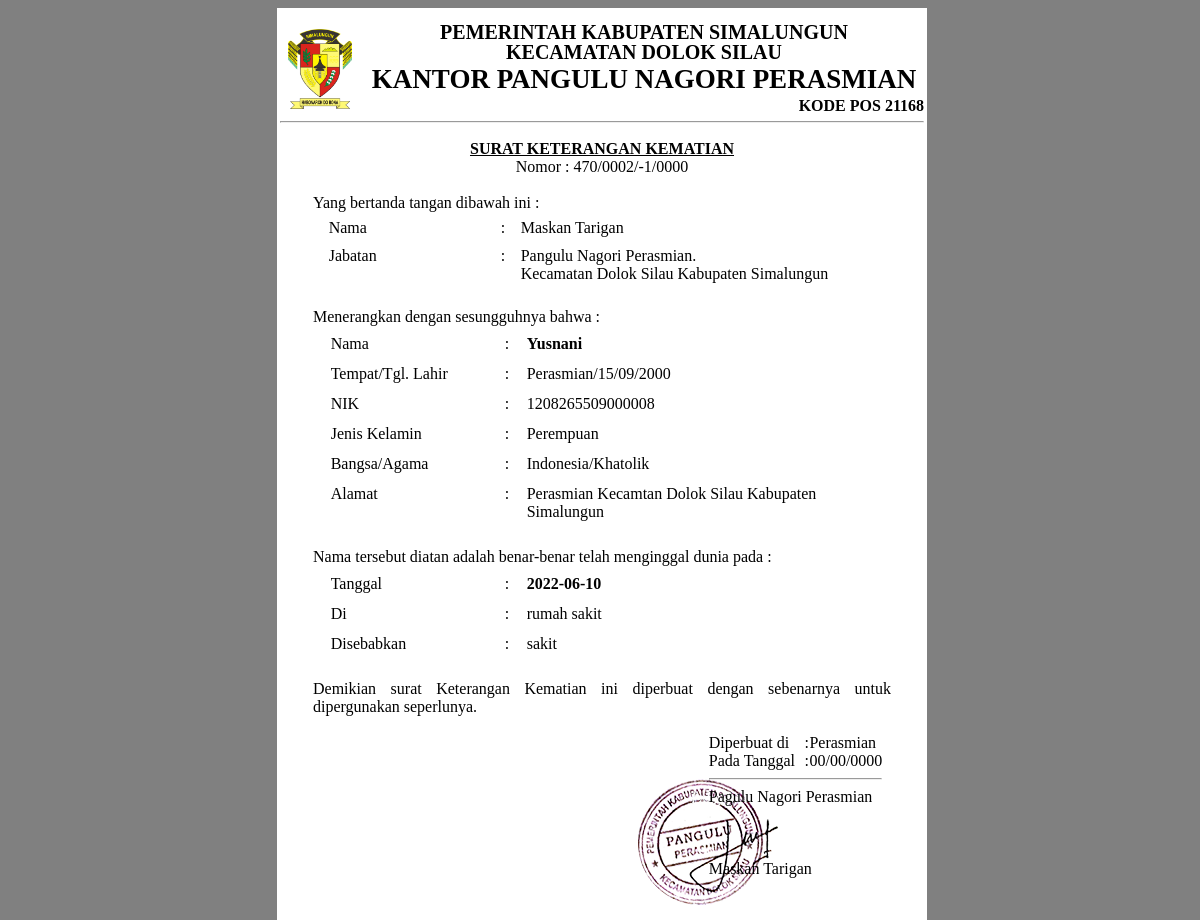
/surat_keterangan_kematian.php?nomor=2, run on the app's committed database.
### tables this page shows
CREATE TABLE `tb_surat_kematian` (
  `nomor` int(10) NOT NULL,
  `tanggal` date NOT NULL,
  `nik` varchar(20) NOT NULL,
  `alamat` longtext NOT NULL,
  `tanggal_meninggal` date NOT NULL,
  `di` varchar(30) NOT NULL,
  `disebabkan` varchar(60) NOT NULL,
  `tanggal_disetujui` date NOT NULL,
  `status` varchar(20) NOT NULL,
  `pemohon` varchar(20) NOT NULL
);

CREATE TABLE `tb_kepala_desa` (
  `nik` varchar(20) NOT NULL,
  `nomor_kk` varchar(20) NOT NULL,
  `nama` varchar(30) NOT NULL,
  `jenis_kelamin` varchar(20) NOT NULL,
  `tempat_lahir` varchar(30) NOT NULL,
  `tanggal_lahir` date NOT NULL,
  `alamat` text NOT NULL,
  `kode_pos` varchar(15) NOT NULL,
  `rt_rw` varchar(30) NOT NULL,
  `kelurahan` varchar(30) NOT NULL,
  `kecamatan` varchar(30) NOT NULL,
  `kabupaten` varchar(30) NOT NULL,
  `provinsi` varchar(30) NOT NULL,
  `agama` varchar(30) NOT NULL,
  `status_perkawinan` varchar(30) NOT NULL,
  `kewarganegaraan` varchar(30) NOT NULL,
  `telepon` varchar(13) NOT NULL,
  `status` varchar(20) NOT NULL,
  `kata_sandi` varchar(20) NOT NULL
);

CREATE TABLE `tb_penduduk` (
  `nik` varchar(20) NOT NULL,
  `nomor_kk` varchar(20) NOT NULL,
  `nama` varchar(30) NOT NULL,
  `jenis_kelamin` varchar(20) NOT NULL,
  `tempat_lahir` varchar(30) NOT NULL,
  `tanggal_lahir` date NOT NULL,
  `alamat` text NOT NULL,
  `kode_pos` varchar(15) NOT NULL,
  `rt_rw` varchar(30) NOT NULL,
  `kelurahan` varchar(30) NOT NULL,
  `kecamatan` varchar(30) NOT NULL,
  `kabupaten` varchar(30) NOT NULL,
  `provinsi` varchar(30) NOT NULL,
  `agama` varchar(30) NOT NULL,
  `status_perkawinan` varchar(30) NOT NULL,
  `pekerjaan` varchar(30) NOT NULL,
  `kewarganegaraan` varchar(30) NOT NULL,
  `telepon` varchar(13) NOT NULL,
  `hubungan_keluarga` varchar(30) NOT NULL,
  `status` varchar(20) NOT NULL,
  `kata_sandi` varchar(20) NOT NULL
);

### surat_keterangan_kematian.php (the view, shortened to what this page needs)
<body>
<?php
include("koneksi.php");
$query_surat =mysqli_query($db,"select * from tb_surat_kematian where nomor='".$_GET["nomor"]."'");
$periode="-";
if (mysqli_num_rows($query_surat)>0){
	$data_surat=mysqli_fetch_array($query_surat);
	$nomor=$data_surat["nomor"];
	if($nomor<10){
		$nomor="000".$nomor;
	}elseif($nomor<100){
		$nomor="00".$nomor;
	}elseif($nomor<1000){
		$nomor="0".$nomor;
	}else{
		$nomor=$nomor;
	}
	$tanggal_disetujui=substr($data_surat["tanggal_disetujui"],8,2)."/".substr($data_surat["tanggal_disetujui"],5,2)."/".substr($data_surat["tanggal_disetujui"],0,4);
	$tahun_disetujui=substr($data_surat["tanggal_disetujui"],0,4);
	$bulan_disetujui=substr($data_surat["tanggal_disetujui"],5,2);
	if($bulan_disetujui<7){
		$periode=($tahun_disetujui-1)."/".$tahun_disetujui;
	}else{
		$periode=$tahun_disetujui."/".($tahun_disetujui+1);
	}
	$nik=$data_surat["nik"];
	$alamat=$data_surat["alamat"];
	$tanggal_meninggal=$data_surat["tanggal_meninggal"];
	$di=$data_surat["di"];
	$disebabkan=$data_surat["disebabkan"];
	$query_kades =mysqli_query($db,"select * from tb_kepala_desa");
	$nama_kades="-";
	if(mysqli_num_rows($query_kades)>0){
		$data_kades=mysqli_fetch_array($query_kades);
		$nama_kades=$data_kades["nama"];
	}
	$jabatan_kades="Pangulu Nagori Perasmian.<br>Kecamatan Dolok Silau Kabupaten Simalungun";
	$query_penduduk =mysqli_query($db,"select * from tb_penduduk where nik='".$nik."'");
	$nama="-";
	$tempat_lahir="-";
	$tanggal_lahir="-";
	$bangsa="Indonesia";
	$agama="-";
	$jenis_kelamin="-";
	if(mysqli_num_rows($query_penduduk)>0){
		$data_penduduk=mysqli_fetch_array($query_penduduk);
		$nama=$data_penduduk["nama"];
		$tempat_lahir=$data_penduduk["tempat_lahir"];
		$tanggal_lahir=substr($data_penduduk["tanggal_lahir"],8,2)."/".substr($data_penduduk["tanggal_lahir"],5,2)."/".substr($data_penduduk["tanggal_lahir"],0,4);
		$agama=$data_penduduk["agama"];
		$jenis_kelamin=$data_penduduk["jenis_kelamin"];
	}
	?>
        <table width="650" align="center" cellpadding="0" bgcolor="white" cellspacing="0" style="border:0px solid #989; border-radius:0px;">
          <tr>
            <td align="center"><br>
			<?php include("kop_surat.php");?>
				<table width="590" border="0" align="center" cellpadding="3" cellspacing="3">
				  <tr>
					<td width="590" bgcolor="" align="justify">
					<center>
						<u><b>SURAT KETERANGAN KEMATIAN</b></u><br>
						Nomor : <?php echo "470/".$nomor."/".$periode;?><br>
						<br>
					</center>
						Yang bertanda tangan dibawah ini :<br>
						<table width="97%" border="0" align="center" cellpadding="3" cellspacing="4">
							<tr>
								<td width="162">Nama</td>
								<td width="10">:</td>
								<td width="auto"><?php echo $nama_kades; ?></td>
							</tr>
							<tr>
								<td valign="top">Jabatan</td>
								<td valign="top">:</td>
								<td><?php echo $jabatan_kades; ?></td>
							</tr>
						</table>
						<br>
						Menerangkan dengan sesungguhnya bahwa :<br>
						<table width="97%" border="0" align="center" cellpadding="3" cellspacing="6">
							<tr>
								<td width="162">Nama</td>
								<td width="10">:</td>
								<td width="auto"><b><?php echo $nama; ?></b></td>
							</tr>
							<tr>
								<td>Tempat/Tgl. Lahir</td>
								<td>:</td>
								<td><?php echo $tempat_lahir."/".$tanggal_lahir; ?></td>
							</tr>
							<tr>
								<td>NIK</td>
								<td>:</td>
								<td><?php echo $nik; ?></td>
							</tr>
							<tr>
								<td>Jenis Kelamin</td>
								<td>:</td>
								<td><?php echo $jenis_kelamin; ?></td>
							</tr>
							<tr>
								<td>Bangsa/Agama</td>
								<td>:</td>
								<td><?php echo $bangsa."/".$agama; ?></td>
							</tr>
							<tr>
								<td valign="top">Alamat</td>
								<td valign="top">:</td>
								<td><?php echo $alamat; ?></td>
							</tr>
						</table>
						<br>
						Nama tersebut diatan adalah benar-benar telah menginggal dunia pada :<br>
						<table width="97%" border="0" align="center" cellpadding="3" cellspacing="6">
							<tr>
								<td width="162">Tanggal</td>
								<td width="10">:</td>
								<td width="auto"><b><?php echo $tanggal_meninggal; ?></b></td>
							</tr>
							<tr>
								<td>Di</td>
								<td>:</td>
								<td><?php echo $di; ?></td>
							</tr>
							<tr>
								<td>Disebabkan</td>
								<td>:</td>
								<td><?php echo $disebabkan; ?></td>
							</tr>
						</table>
						<br>
						Demikian surat Keterangan Kematian ini diperbuat dengan sebenarnya untuk dipergunakan seperlunya.
						<br><br>
						<table width="97%" border="0" align="center" cellpadding="0" cellspacing="0">
							<tr>
								<td width="360" rowspan="4"></td>
								<td width="80" rowspan="2"></td>
								<td width="100">Diperbuat di</td>
								<td width="5">:</td>
								<td width="auto">Perasmian</td>
							</tr>
							<tr>
								<td>Pada Tanggal</td>
								<td>:</td>
								<td><?php echo $tanggal_disetujui; ?></td>
							</tr>
							<tr>
								<td>
									<img src="img/stempel.png" style="position:absolute;">
								</td>
								<td colspan="3">
									<hr>
									<div style="width:200px;height:100px;border:solid red 0px;position:absolute;">
									Pagulu Nagori Perasmian<br><br><br><br>
									<?php echo $nama_kades; ?>
									</div>
								</td>
							</tr>
						</table>
						<br><br><br><br><br><br><br>
					</td>
				  </tr>
				</table>
			  </td>
		  </tr>
        </table>
<?php
}else{
	echo "<font size='15' color='#99FFCC'><center>Data Kosong</center></font>";
} ?>

### surat_keterangan_kematian.php (style rules this page uses)
body { //background-image: url('img/background.jpg'); background-color: grey; background-repeat: no-repeat; background-size: cover; background-attachment: fixed; position: absolute; z-index: -1; top: 0; bottom: 0; left: 0; right: 0; opacity: 100; filter:alpha(opacity=15); height:99%; width:99%; }

### data on the page
tb_surat_kematian: tanggal_disetujui "-1/0000", nik "1208265509000008", alamat "Perasmian Kecamtan Dolok Silau Kabupaten Simalungun", tanggal_meninggal "2022-06-10", di "rumah sakit", disebabkan "sakit", tanggal_disetujui "00/00/0000"
tb_kepala_desa: nama "Maskan Tarigan"
tb_penduduk: nama "Yusnani", tempat_lahir "Perasmian", tanggal_lahir "15/09/2000", jenis_kelamin "Perempuan", agama "Khatolik"

### other printed values
$nomor "0002"
$bangsa "Indonesia"
